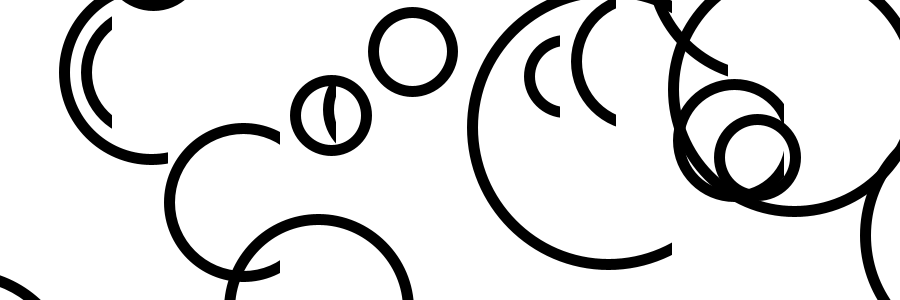
Frame 1 (no input)
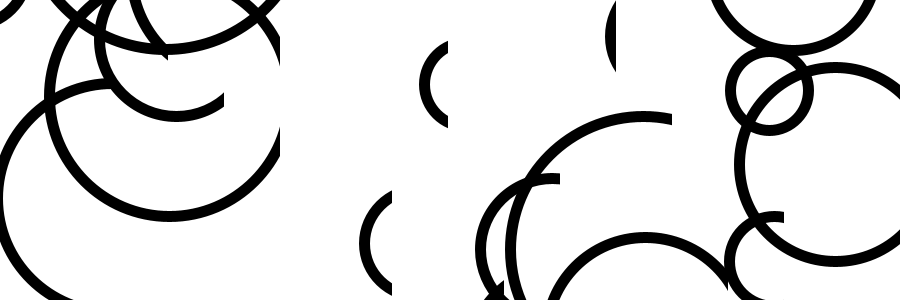
Frame 2 (the mouse pressed at the canvas centre, redrawn once)

The Processing sketch that drew these frames (run headless with seeded random() and noise(); the mouse was pressed at the canvas centre and the sketch redrawn once):

// Processing sketch: processing_112582
// ── processing_112582.pde

//import processing.pdf.*;

//int w_in = 16;
//int h_in = 5;
//int dpi = 72;

//int w = w_in*dpi; int h = h_in*dpi;

int w = 900;
int h = 300;

void setup() {

  /* if you want to output to a pdf file, use this.
   * try to make the dpi at least 200.
   * comment this out if you are just testing on screen.
   */
  //size(w, h, PDF, "aout.pdf");
   
  /* if you want to just test it on the screen, use this.
   * comment this out if you want to output to a pdf file.
   */
  size(900, 300);

  noLoop();
}

int barwidth = w/16; //50

color bg_fill = color(255); //color(255, 255, 250);
color line_fill = color(0); //color(70, 60, 80);

float noise_ctr = 0;
int max_circles = 3;

void draw() {
  background(bg_fill);
  for (int x = 0; x < w; x += barwidth) {
    fill(bg_fill);
    noStroke();
    rect(x, 0, barwidth, h);
    int num_of_circles = (int) ( noise(noise_ctr)*max_circles );
    for (int j = 0; j < num_of_circles; j++) {
      drawRandCircle(x);
    }
    noise_ctr += 0.03;
  }
  
  //exit();
}

void drawRandCircle(int x) {
  noFill();
  stroke(line_fill);
  float line_weight = barwidth/5;
  strokeWeight(line_weight);
  float circle_d = random(barwidth+line_weight, h);
  float circle_x = random(x - circle_d/2, x+barwidth + circle_d/2);
  float circle_y = random(0 - circle_d/2, h + circle_d/2);
  ellipse(circle_x, circle_y, circle_d, circle_d);
  
}
